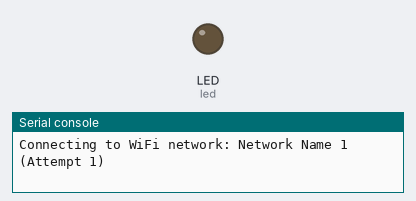
Bench run of a program on a simulated CircuitPython board. Shown: output pins drawn as LEDs (lit = HIGH), the last lines printed to the serial console.

Above: at 0.3 s.
At 2.0 s:
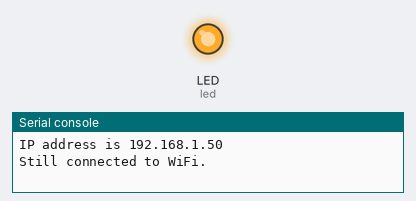
Timing chart, 0 to 3.5 s (numbered marks = the images above):
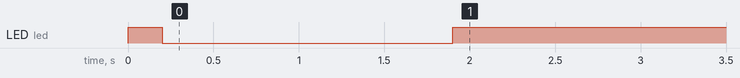

The program:

code.py
```python
import os
import time
import sys
import wifi
import digitalio
import board

# List of network names and passwords
networks = [
    ('Network Name 1', 'Network Password 1'),
    ('Network Name 1', 'Network Password 2'),
    # Add more networks as needed
]

# Number of retries for each network
num_retries = 8

# Initialize LED pin
led = digitalio.DigitalInOut(board.LED)
led.direction = digitalio.Direction.OUTPUT

# LED control functions
def led_on():
    led.value = True

def led_off():
    led.value = False

def led_blink_fast():
    led_on()
    time.sleep(0.2)
    led_off()
    time.sleep(0.2)

def led_blink_slow():
    led_on()
    time.sleep(0.5)
    led_off()
    time.sleep(0.5)

# Function to check if still connected to WiFi
def check_connection(interval=10):
    while True:
        if wifi.radio.ipv4_address:
            print("Still connected to WiFi.")
            led_on()
        else:
            print("Lost WiFi connection. Reconnecting...")
            led_blink_slow()
            connect_to_wifi()
        time.sleep(interval)

# Function to connect to WiFi
def connect_to_wifi():
    for network_name, network_password in networks:
        for i in range(num_retries):
            try:
                print(f"Connecting to WiFi network: {network_name} (Attempt {i+1})")
                led_blink_fast()
                wifi.radio.connect(network_name, network_password)
                print("Connected to WiFi")
                led_on()
                return True
            except Exception as e:
                print(f"Failed to connect to {network_name}.")
                print("Error:\n", str(e))
                led_off()
                time.sleep(2)
    return False

# Main logic
if connect_to_wifi():
    print("MAC addr:", [hex(i) for i in wifi.radio.mac_address])
    print("IP address is", wifi.radio.ipv4_address)
    check_connection()
else:
    print("Failed to connect to any network, aborting.")
    led_off()
    sys.exit()
```
